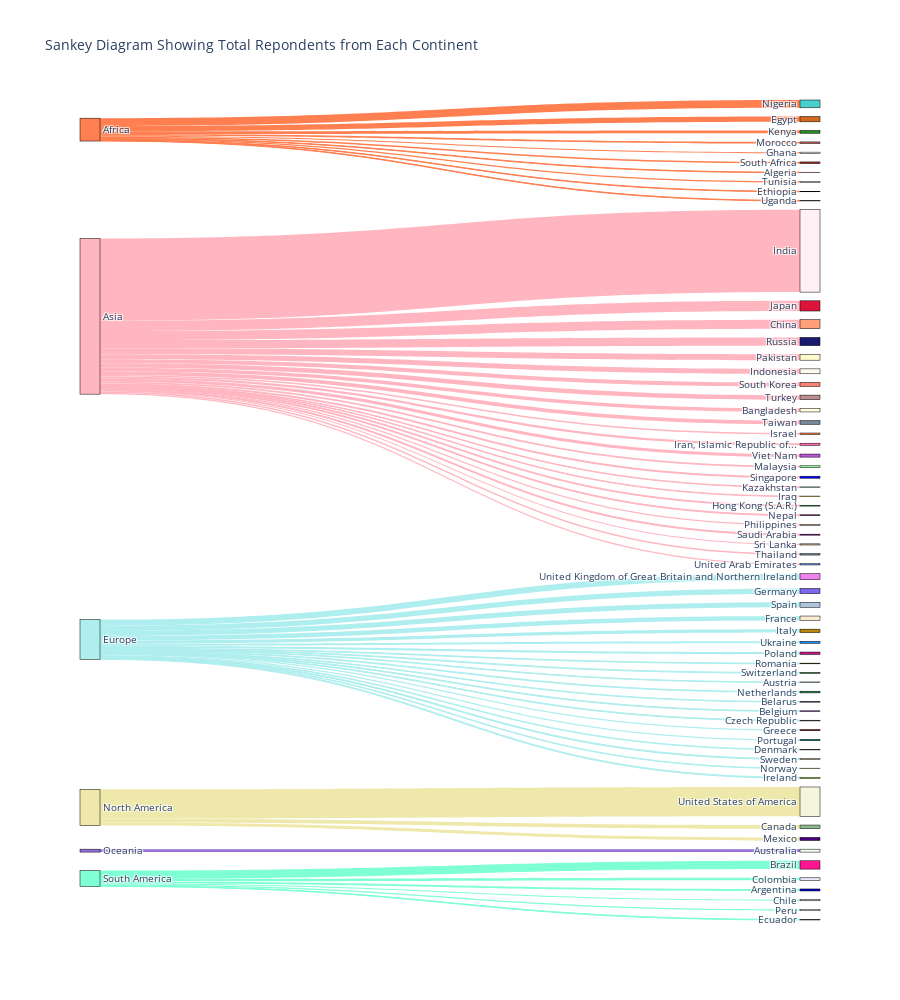

The notebook cell saved with this chart:
### Markdown cell above
The first award will go to the country and continent with the highest number of total respondents. The award was created to give credit to countries with the most absolute respondents.  With gold medal position (rank 1) being awarded to the country with the most respondents. Hence the higher the rank the worse a country has performed. Just like golf! 😊 

 A report by Stitch Data stated that globally around 11,4000 data scientists are currently employed by companies on LinkedIn with around 60,2000 associated records of professional experiences and an estimate of 254,600 records of skills within data science. Lets see how this is reflected in the 2021 Kaggle Survey!

The country response was taken from the survey question “In which country do you currently reside?”. Where the respondents were given a list of countries to select from. However, not all countries in the world were listed here, therefore some answered with “Other”, and some respondents did not provide a response. Therefore, we referred to these respondents as Citizens of The Universe! And excluded them from our analysis. 
Each country was then matched to a continent. With countries that have areas which fall into two continents, such as Russia. To avoid overcounting we made the decision to allocate the country to the continent where the majority of the country’s landmass lied. As we did not have further details into the area of the country the respondents report to be in. 

The Sankey Diagram below shows the total number of respondents of the Kaggle Survey per continent and country! There are 6 Continents represented within the diagram: Africa, Asia, Europe, North America, Oceania, and South America. The Sankey Diagram shows the total number of respondents in each continent and country. Fascinating! The plot is interactive, like all in our analysis. This means that if you hover your mouse over different sections of this diagram more information is revealed. Please hover over and play about to find out further details of the countries!

### Code cell
# Create Sankey Diagram showing total repondents in each continent

# Step 1 - Create Sankey data
sankeydata = country_data[['Country', 'Continent', 'Total_Respondents']]

# Step 2 -  Create continent code and colour lookup
contintent_list = ['Africa','Asia','Europe','North America','Oceania','South America']
continent_color_list = ['coral','lightpink','paleturquoise','palegoldenrod','mediumpurple', 'aquamarine']
continent_code_list = [0,1,2,3,4,5]
color_lookup = {'Continent':contintent_list,'Link_Color':continent_color_list, 'Continent_Code': continent_code_list}
color_lookup = pd.DataFrame.from_dict(color_lookup)
sankeydata = pd.merge(sankeydata, color_lookup, on = "Continent", how = "inner")


# Step 3 - Sort
sankeydata = sankeydata.sort_values(by='Continent_Code', ascending = True)
 
# Step 4 - Create country code
sankeydata['Country_Code'] = range(6, 70)

# Step 5 - Create country code
sankeydata.sort_values(['Country','Total_Respondents'],ascending=False).groupby('Continent').head(3)

#  Step 6 - Create Link lists
link_country_list = sankeydata['Continent_Code'].values.tolist()
link_continent_list = sankeydata['Country_Code'].values.tolist()
link_total_respondents = sankeydata['Total_Respondents'].values.tolist()
link_color = sankeydata['Link_Color'].values.tolist()

#  Step 7 - Create node lists 
country_list = sankeydata['Country'].values.tolist()
node_area_list = contintent_list
for i in country_list:
     node_area_list.append(i)

#  Step 8 - Create node colour list
node_color_list = ['coral','lightpink','paleturquoise','palegoldenrod','mediumpurple', 'aquamarine', 'palevioletred', 'chocolate','moccasin', 'snow','forestgreen','indianred','mediumturquoise','brown','mintcream','oldlace','paleturquoise','crimson','coral','orange', 'lightsalmon','floralwhite','lavenderblush','limegreen','palegreen','hotpink','purple','blue','peachpuff','midnightblue','darkmagenta','lightyellow','salmon','tan','lightslategray','slategrey','rosybrown','cornflowerblue', 'mediumorchid', 'lemonchiffon', 'violet', 'chartreuse','green','powderblue', 'darkblue','darkorchid','thistle','dodgerblue','antiquewhite','mediumslateblue', 'darkred','lightblue','darkgoldenrod', 'seagreen', 'darkkhaki', 'mediumvioletred', 'darkcyan', 'lightsteelblue', 'wheat', 'greenyellow', 'darkseagreen', 'beige', 'indigo', 'honeydew', 'darkgrey', 'lavender', 'lightgray', 'deeppink', 'mediumblue', 'azure']
node = {'Country':node_area_list,'Node_Color':node_color_list}

#  Step 9 - Create node df
node = pd.DataFrame.from_dict(node)
node['Node_Code'] = range(0, 70)


#  Step 10 - Create Plot 
fig = go.Figure(data=[go.Sankey(
    node = dict(
      pad = 15,
      thickness = 20,
      line = dict(color = "black", width = 0.5),
      label =  node['Country'].dropna(axis=0, how='any'),
      color = node_color_list

    ),
    link = dict(
      source = link_country_list, # indices correspond to labels, eg A1, A2, A1, B1, ...
      target = link_continent_list,
      value = link_total_respondents,
      color = link_color))])

fig.update_layout(title_text="Sankey Diagram Showing Total Repondents from Each Continent", font_size=10, height =1000)

#  Step 11 - Show Plot 
fig.show()

### Figure 1 — Plotly figure (JSON) as saved in the notebook; plotly's stock layout.template omitted (floating-point values rounded to 4 significant figures)
{"data": [{"link": {"color": ["coral", "coral", "coral", "coral", "coral", "coral", "coral", "coral", "coral", "coral", "lightpink", "lightpink", "lightpink", "lightpink", "lightpink", "lightpink", "lightpink", "lightpink", "lightpink", "lightpink", "lightpink", "lightpink", "lightpink", "lightpink", "lightpink", "lightpink", "lightpink", "lightpink", "lightpink", "lightpink", "lightpink", "lightpink", "lightpink", "lightpink", "paleturquoise", "paleturquoise", "paleturquoise", "paleturquoise", "paleturquoise", "paleturquoise", "paleturquoise", "paleturquoise", "paleturquoise", "paleturquoise", "paleturquoise", "paleturquoise", "paleturquoise", "paleturquoise", "paleturquoise", "paleturquoise", "paleturquoise", "paleturquoise", "paleturquoise", "paleturquoise", "palegoldenrod", "palegoldenrod", "palegoldenrod", "mediumpurple", "aquamarine", "aquamarine", "aquamarine", "aquamarine", "aquamarine", "aquamarine"], "source": [0, 0, 0, 0, 0, 0, 0, 0, 0, 0, 1, 1, 1, 1, 1, 1, 1, 1, 1, 1, 1, 1, 1, 1, 1, 1, 1, 1, 1, 1, 1, 1, 1, 1, 2, 2, 2, 2, 2, 2, 2, 2, 2, 2, 2, 2, 2, 2, 2, 2, 2, 2, 2, 2, 3, 3, 3, 4, 5, 5, 5, 5, 5, 5], "target": [6, 7, 8, 9, 10, 11, 12, 13, 14, 15, 16, 17, 18, 19, 20, 21, 22, 23, 24, 25, 26, 27, 28, 29, 30, 31, 32, 33, 34, 35, 36, 37, 38, 39, 40, 41, 42, 43, 44, 45, 46, 47, 48, 49, 50, 51, 52, 53, 54, 55, 56, 57, 58, 59, 60, 61, 62, 63, 64, 65, 66, 67, 68, 69], "value": [44, 482, 43, 99, 248, 140, 702, 146, 109, 47, 45, 921, 138, 43, 814, 444, 7434, 79, 156, 195, 75, 182, 108, 742, 89, 317, 359, 106, 334, 123, 416, 111, 277, 530, 550, 61, 71, 51, 51, 65, 63, 186, 401, 470, 102, 48, 311, 153, 45, 219, 119, 454, 81, 84, 331, 2650, 279, 264, 50, 225, 102, 751, 182, 117]}, "node": {"color": ["coral", "lightpink", "paleturquoise", "palegoldenrod", "mediumpurple", "aquamarine", "palevioletred", "chocolate", "moccasin", "snow", "forestgreen", "indianred", "mediumturquoise", "brown", "mintcream", "oldlace", "paleturquoise", "crimson", "coral", "orange", "lightsalmon", "floralwhite", "lavenderblush", "limegreen", "palegreen", "hotpink", "purple", "blue", "peachpuff", "midnightblue", "darkmagenta", "lightyellow", "salmon", "tan", "lightslategray", "slategrey", "rosybrown", "cornflowerblue", "mediumorchid", "lemonchiffon", "violet", "chartreuse", "green", "powderblue", "darkblue", "darkorchid", "thistle", "dodgerblue", "antiquewhite", "mediumslateblue", "darkred", "lightblue", "darkgoldenrod", "seagreen", "darkkhaki", "mediumvioletred", "darkcyan", "lightsteelblue", "wheat", "greenyellow", "darkseagreen", "beige", "indigo", "honeydew", "darkgrey", "lavender", "lightgray", "deeppink", "mediumblue", "azure"], "label": ["Africa", "Asia", "Europe", "North America", "Oceania", "South America", "Algeria", "Egypt", "Ethiopia", "Ghana", "Kenya", "Morocco", "Nigeria", "South Africa", "Tunisia", "Uganda", "Kazakhstan", "Japan", "Israel", "Iraq", "China", "Indonesia", "India", "Hong Kong (S.A.R.)", "Malaysia", "Iran, Islamic Republic of...", "Nepal", "Singapore", "Philippines", "Russia", "Saudi Arabia", "Bangladesh", "South Korea", "Sri Lanka", "Taiwan", "Thailand", "Turkey", "United Arab Emirates", "Viet Nam", "Pakistan", "United Kingdom of Great Britain and Northern Ireland", "Romania", "Switzerland", "Austria", "Belarus", "Belgium", "Czech Republic", "Ukraine", "France", "Germany", "Greece", "Denmark", "Italy", "Netherlands", "Norway", "Poland", "Portugal", "Spain", "Sweden", "Ireland", "Canada", "United States of America", "Mexico", "Australia", "Ecuador", "Colombia", "Chile", "Brazil", "Argentina", "Peru"], "line": {"color": "black", "width": 0.5}, "pad": 15, "thickness": 20}, "type": "sankey"}], "layout": {"font": {"size": 10}, "height": 1000, "title": {"text": "Sankey Diagram Showing Total Repondents from Each Continent"}}}
